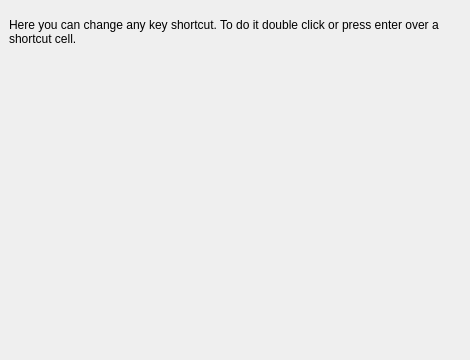
<?xml version="1.0" encoding="UTF-8"?>
<ui version="4.0">
 <class>PrefShortCut</class>
 <widget class="QWidget" name="PrefShortCut">
  <property name="geometry">
   <rect>
    <x>0</x>
    <y>0</y>
    <width>470</width>
    <height>360</height>
   </rect>
  </property>
  <property name="windowTitle">
   <string/>
  </property>
  <widget class="QWidget" name="layoutWidget">
   <property name="geometry">
    <rect>
     <x>9</x>
     <y>6</y>
     <width>451</width>
     <height>51</height>
    </rect>
   </property>
   <layout class="QHBoxLayout">
    <property name="spacing">
     <number>6</number>
    </property>
    <property name="leftMargin">
     <number>0</number>
    </property>
    <property name="topMargin">
     <number>0</number>
    </property>
    <property name="rightMargin">
     <number>0</number>
    </property>
    <property name="bottomMargin">
     <number>0</number>
    </property>
    <item>
     <widget class="QLabel" name="actioneditor_desc">
      <property name="sizePolicy">
       <sizepolicy hsizetype="Expanding" vsizetype="Preferred">
        <horstretch>0</horstretch>
        <verstretch>0</verstretch>
       </sizepolicy>
      </property>
      <property name="text">
       <string>Here you can change any key shortcut. To do it double click or press enter over a shortcut cell. </string>
      </property>
      <property name="alignment">
       <set>Qt::AlignVCenter</set>
      </property>
      <property name="wordWrap">
       <bool>true</bool>
      </property>
     </widget>
    </item>
   </layout>
  </widget>
  <widget class="ActionsEditor" name="actions_editor" native="true">
   <property name="geometry">
    <rect>
     <x>5</x>
     <y>59</y>
     <width>460</width>
     <height>301</height>
    </rect>
   </property>
   <property name="sizePolicy">
    <sizepolicy hsizetype="Expanding" vsizetype="Expanding">
     <horstretch>0</horstretch>
     <verstretch>0</verstretch>
    </sizepolicy>
   </property>
  </widget>
 </widget>
 <customwidgets>
  <customwidget>
   <class>ActionsEditor</class>
   <extends>QWidget</extends>
   <header>../smplayer/actionseditor.h</header>
  </customwidget>
 </customwidgets>
 <resources/>
 <connections/>
</ui>
